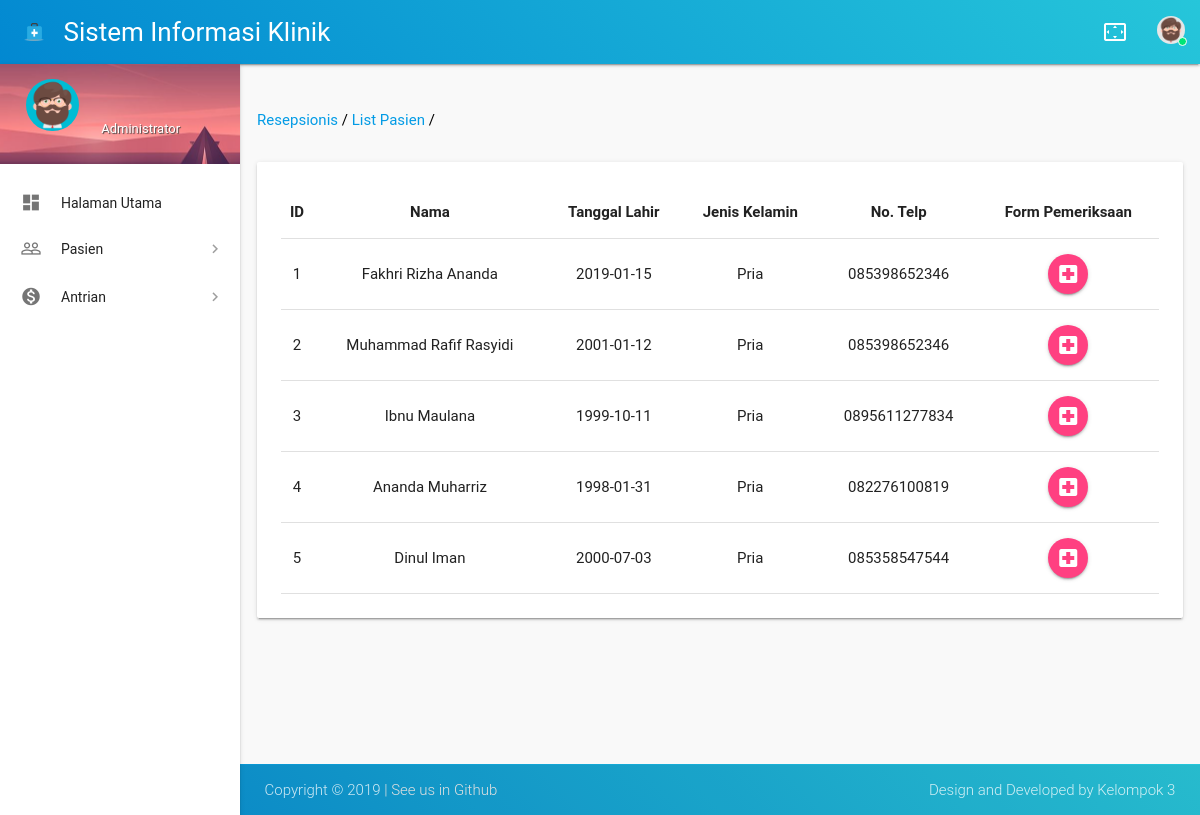
/index.php/resepsionis/list_pasien, run on an earlier commit of the app's database.
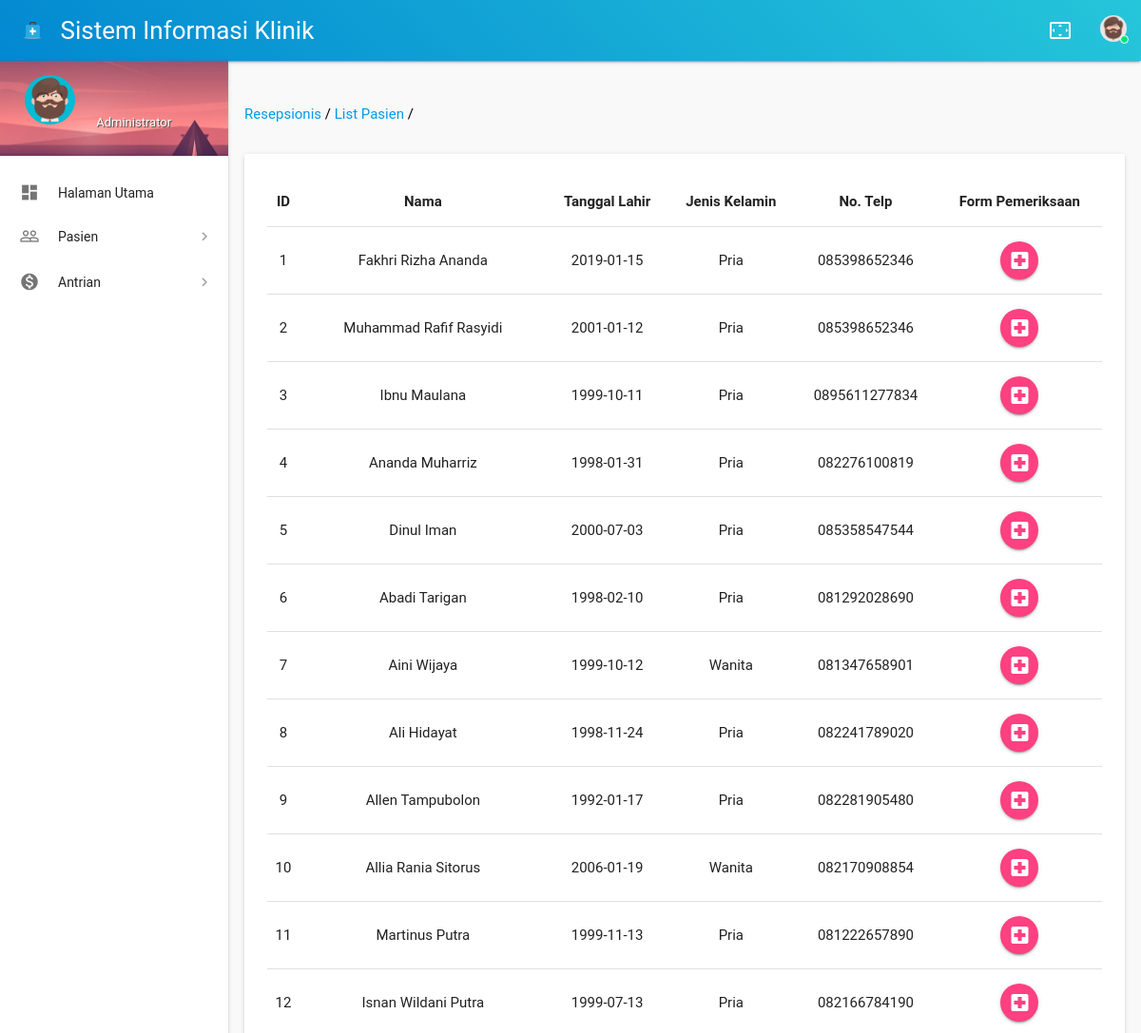
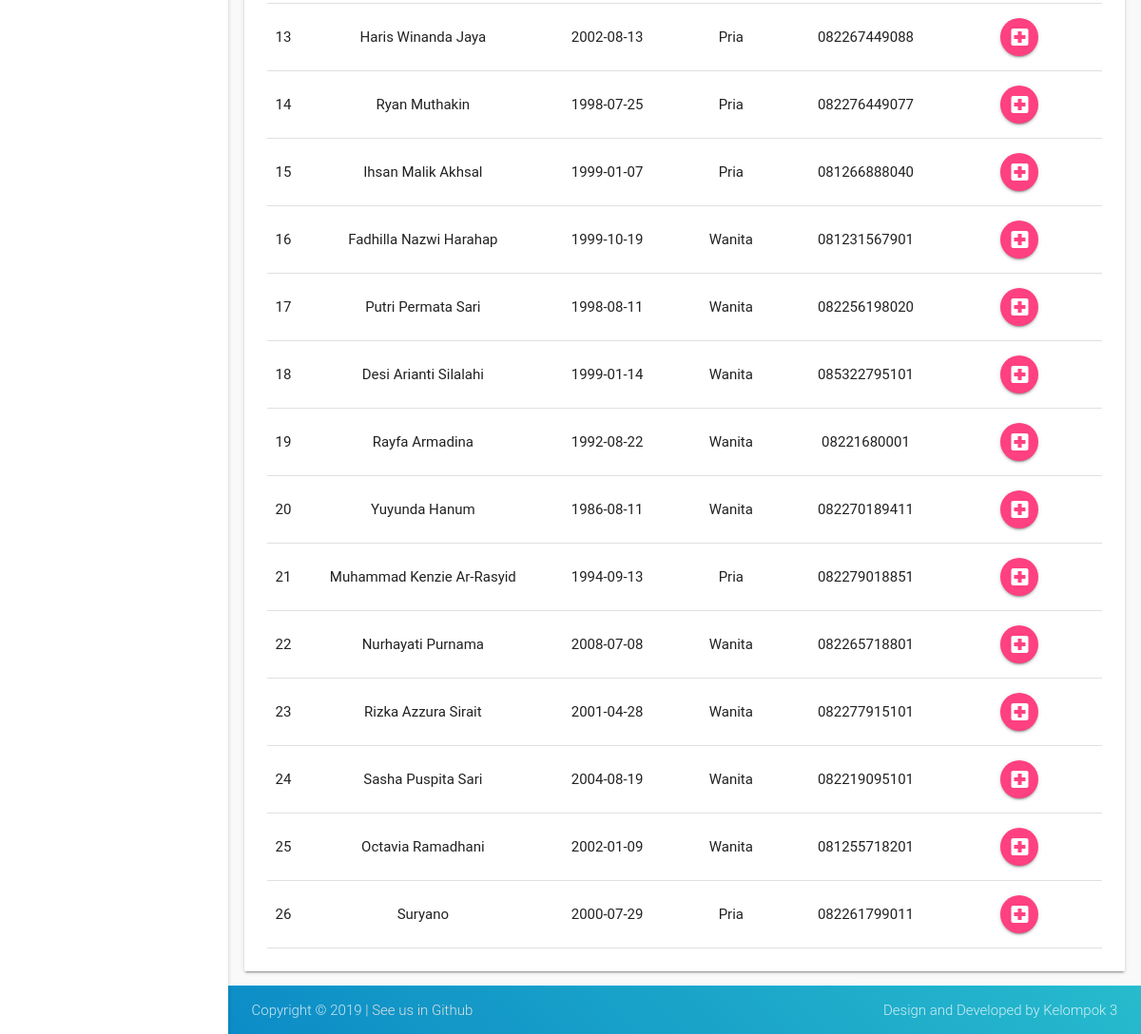
And on a later commit of the database (2 pictures, top to bottom).
### tables this page shows
CREATE TABLE `data_pasien` (
  `dp_id` int(11) NOT NULL,
  `dp_nama` varchar(75) NOT NULL,
  `dp_jenis_kelamin` enum('Pria','Wanita') NOT NULL,
  `dp_tempat_lahir` varchar(50) NOT NULL,
  `dp_tanggal_lahir` date NOT NULL,
  `dp_alamat` varchar(100) NOT NULL,
  `dp_nomor_telepon` varchar(13) NOT NULL
);

### application/controllers/Resepsionis.php (called while the page is built, shortened)
<?php
class Resepsionis extends CI_Controller
{
    public function __construct()
    {
        $this->load->library('user_management');
        $this->load->library('data_konvertor');
        $this->load->model('Main_model', 'M');
    }
    public function list_pasien()
    {
        $var = [
            'title' => 'List Pasien',
            'content' => '/resepsionis/content/list_pasien',
            'breadcrumbs' => explode('/', 'resepsionis/list_pasien'),
            'pasien' => $this->M->select_data_column(
                'data_pasien',
                [
                    'dp_id', 'dp_nama', 'dp_tanggal_lahir', 'dp_jenis_kelamin', 'dp_nomor_telepon'
                ]
            )->result()
        ];
        $this->load->vars($var);
        $this->load->view('resepsionis/layout');
    }
}

### index.php (called while the page is built, shortened)
<?php
require_once BASEPATH.'core/CodeIgniter.php';

### application/models/Main_model.php (called while the page is built, shortened)
<?php
class Main_model extends CI_Model
{
    public function select_data_column($namatabel, $column)
    {
        $column_formatted = [];
        foreach ($column as $key => $value) {
            array_push($column_formatted, "$value");
        }
        $query = $this->db->query('SELECT ' . implode(', ', $column_formatted) . ' FROM ' . $namatabel);
        return $query;
    }
}

### application/views/resepsionis/content/list_pasien.php (the view)
<section id="content">
    <div class="container">
        <div class="row">
            <br><br>
            <div class="col s11 black-text">
                <?php
                    $link = '';
                    foreach ($breadcrumbs as $crumbs) {
                        $link = $link . '/' . $crumbs; ?>
                <a href="<?= base_url($link) ?>" id="breadcrumb"><?= ucwords(str_replace('_', ' ', $crumbs)) ?></a>
                /
                <?php
                    } ?>
            </div>
            <div class="col s1"></div>
            <br><br>
        </div>
        <div class="row">
            <div class="col s12">
                <div class="card-panel">
                    <table id="tabel" class="display centered hover responsive-table">
                        <thead>
                            <tr>
                                <th>ID</th>
                                <th>Nama</th>
                                <th>Tanggal Lahir</th>
                                <th>Jenis Kelamin</th>
                                <th>No. Telp</th>
                                <th>Form Pemeriksaan</th>
                            </tr>
                        </thead>
                        <tbody>
                            <?php foreach ($pasien as $data): ?>
                            <tr>
                                <td><?= $data->dp_id ?>
                                </td>
                                <td><?= $data->dp_nama ?>
                                </td>
                                <td><?= $data->dp_tanggal_lahir ?>
                                </td>
                                <td><?= $data->dp_jenis_kelamin ?>
                                </td>
                                <td><?= $data->dp_nomor_telepon ?>
                                </td>
                                <td><a class="waves-effect waves-light btn-floating" href="http://localhost/Klinik/admin/pemeriksaan_kesehatan_pasien/<?= $data->dp_id ?>"><i
                                            class="material-icons left">local_hospital</i>
                                        Edit</a>
                                </td>
                            </tr>
                            <?php endforeach; ?>
                        </tbody>
                    </table>
                </div>
            </div>
        </div>
</section>

### application/views/resepsionis/layout.php (shortened to what this page needs)
<!DOCTYPE html>
<html lang="en">
<head>
  <link href="<?php echo base_url('assets/css/materialize.css') ?>"
    type="text/css" rel="stylesheet">
  <link href="<?php echo base_url('assets/css/materialize-admin.css') ?>"
    type="text/css" rel="stylesheet">
  <link href="<?php echo base_url('assets/css/materialize-style.css')?>"
    type="text/css" rel="stylesheet">
  <link href="<?php echo base_url('assets/css/main.css')?>"
    type="text/css" rel="stylesheet">
  <link href="<?php echo base_url('assets/vendors/perfect-scrollbar/perfect-scrollbar.css')?>"
    type="text/css" rel="stylesheet">
  <link href="<?php echo base_url('assets/vendors/flag-icon/css/flag-icon.min.css')?>"
    type="text/css" rel="stylesheet">
  <link rel="stylesheet" href="<?php echo base_url('assets/datatables.min.css')?>">
</head>
<body>
  <header id="header" class="page-topbar">
    <div class="navbar-fixed">
      <nav class="navbar-color gradient-45deg-light-blue-cyan">
        <div class="nav-wrapper">
          <ul class="left">
            <li>
              <h1 class="logo-wrapper">
                <a href="<?= base_url() ?>" class="brand-logo darken-1">
                  <img src="<?php echo base_url('assets/images/logo/materialize-logo.png')?>"
                    alt="Logo Klinik">
                  <span class="logo-text hide-on-med-and-down">Sistem Informasi Klinik</span>
                </a>
              </h1>
            </li>
          </ul>
          <ul class="right hide-on-med-and-down">
            <li>
              <a href="javascript:void(0);" class="waves-effect waves-block waves-light toggle-fullscreen">
                <i class="material-icons">settings_overscan</i>
              </a>
            </li>
            <li>
              <a href="javascript:void(0);" class="waves-effect waves-block waves-light profile-button" data-activates="profile-dropdown">
                <span class="avatar-status avatar-online">
                  <img src="<?php echo base_url('assets/images/avatar/avatar-7.png')?>"
                    alt="avatar">
                  <i></i>
                </span>
              </a>
            </li>
          </ul>
        </div>
      </nav>
    </div>
  </header>
  <div id="main">
    <div class="wrapper">
      <aside id="left-sidebar-nav">
        <ul id="slide-out" class="side-nav fixed leftside-navigation">
          <li class="user-details cyan darken-2">
            <div class="row">
              <div class="col col s4 m4 l4">
                <img src="<?php echo base_url('assets/images/avatar/avatar-7.png')?>"
                  alt="" class="circle responsive-img valign profile-image cyan">
              </div>
              <div class="col col s8 m8 l8">
                <a class="btn-flat dropdown-button waves-effect waves-light white-text profile-btn" href="#"
                  data-activates="profile-dropdown-nav"><?= $this->session->userdata('nama') ?></a>
                <p class="user-roal">Administrator</p>
              </div>
            </div>
          </li>
          <li class="no-padding">
            <ul class="collapsible" data-collapsible="accordion">
              <li class="bold">
                <a href="<?= base_url() ?>" class="waves-effect waves-cyan">
                  <i class="material-icons">dashboard</i>
                  <span class="nav-text">Halaman Utama</span>
                </a>
              </li>
              <li class="bold">
                <a class="collapsible-header waves-effect">
                  <i class="material-icons">people_outline</i>
                  <span class="nav-text">Pasien</span>
                </a>
              </li>
              <li class="bold">
                <a class="collapsible-header waves-effect">
                  <i class="material-icons">monetization_on</i>
                  <span class="nav-text">Antrian</span>
                </a>
              </li>
            </ul>
          </li>
        </ul>
      </aside>
      <?php $this->load->view($content)?>
    </div>
  </div>
  <footer class="page-footer gradient-45deg-light-blue-cyan">
    <div class="footer-copyright">
      <div class="container">
        <span>Copyright ©
           <a class="grey-text text-lighten-2" href="https://github.com/fakhririzha/klinik" target="_blank"> |
            See
            us in Github</a></span>
        <span class="right hide-on-small-only"> Design and Developed by Kelompok 3</span>
      </div>
    </div>
  </footer>
</body>
</html>

What changed in the data, as far as the page shows it:
added data_pasien: dp_id "6", dp_nama "Abadi Tarigan", dp_tanggal_lahir "1998-02-10", dp_jenis_kelamin "Pria", dp_nomor_telepon "081292028690"
added data_pasien: dp_id "7", dp_nama "Aini Wijaya", dp_tanggal_lahir "1999-10-12", dp_jenis_kelamin "Wanita", dp_nomor_telepon "081347658901"
added data_pasien: dp_id "8", dp_nama "Ali Hidayat", dp_tanggal_lahir "1998-11-24", dp_jenis_kelamin "Pria", dp_nomor_telepon "082241789020"
added data_pasien: dp_id "9", dp_nama "Allen Tampubolon", dp_tanggal_lahir "1992-01-17", dp_jenis_kelamin "Pria", dp_nomor_telepon "082281905480"
added data_pasien: dp_id "10", dp_nama "Allia Rania Sitorus", dp_tanggal_lahir "2006-01-19", dp_jenis_kelamin "Wanita", dp_nomor_telepon "082170908854"
added data_pasien: dp_id "11", dp_nama "Martinus Putra", dp_tanggal_lahir "1999-11-13", dp_jenis_kelamin "Pria", dp_nomor_telepon "081222657890"
added data_pasien: dp_id "12", dp_nama "Isnan Wildani Putra", dp_tanggal_lahir "1999-07-13", dp_jenis_kelamin "Pria", dp_nomor_telepon "082166784190"
added data_pasien: dp_id "13", dp_nama "Haris Winanda Jaya", dp_tanggal_lahir "2002-08-13", dp_jenis_kelamin "Pria", dp_nomor_telepon "082267449088"
added data_pasien: dp_id "14", dp_nama "Ryan Muthakin", dp_tanggal_lahir "1998-07-25", dp_jenis_kelamin "Pria", dp_nomor_telepon "082276449077"
added data_pasien: dp_id "15", dp_nama "Ihsan Malik Akhsal", dp_tanggal_lahir "1999-01-07", dp_jenis_kelamin "Pria", dp_nomor_telepon "081266888040"
added data_pasien: dp_id "16", dp_nama "Fadhilla Nazwi Harahap", dp_tanggal_lahir "1999-10-19", dp_jenis_kelamin "Wanita", dp_nomor_telepon "081231567901"
added data_pasien: dp_id "17", dp_nama "Putri Permata Sari", dp_tanggal_lahir "1998-08-11", dp_jenis_kelamin "Wanita", dp_nomor_telepon "082256198020"
added data_pasien: dp_id "18", dp_nama "Desi Arianti Silalahi", dp_tanggal_lahir "1999-01-14", dp_jenis_kelamin "Wanita", dp_nomor_telepon "085322795101"
added data_pasien: dp_id "19", dp_nama "Rayfa Armadina", dp_tanggal_lahir "1992-08-22", dp_jenis_kelamin "Wanita", dp_nomor_telepon "08221680001"
added data_pasien: dp_id "20", dp_nama "Yuyunda Hanum", dp_tanggal_lahir "1986-08-11", dp_jenis_kelamin "Wanita", dp_nomor_telepon "082270189411"
added data_pasien: dp_id "21", dp_nama "Muhammad Kenzie Ar-Rasyid", dp_tanggal_lahir "1994-09-13", dp_jenis_kelamin "Pria", dp_nomor_telepon "082279018851"
added data_pasien: dp_id "22", dp_nama "Nurhayati Purnama", dp_tanggal_lahir "2008-07-08", dp_jenis_kelamin "Wanita", dp_nomor_telepon "082265718801"
added data_pasien: dp_id "23", dp_nama "Rizka Azzura Sirait", dp_tanggal_lahir "2001-04-28", dp_jenis_kelamin "Wanita", dp_nomor_telepon "082277915101"
added data_pasien: dp_id "24", dp_nama "Sasha Puspita Sari", dp_tanggal_lahir "2004-08-19", dp_jenis_kelamin "Wanita", dp_nomor_telepon "082219095101"
added data_pasien: dp_id "25", dp_nama "Octavia Ramadhani", dp_tanggal_lahir "2002-01-09", dp_jenis_kelamin "Wanita", dp_nomor_telepon "081255718201"
added data_pasien: dp_id "26", dp_nama "Suryano", dp_tanggal_lahir "2000-07-29", dp_jenis_kelamin "Pria", dp_nomor_telepon "082261799011"
